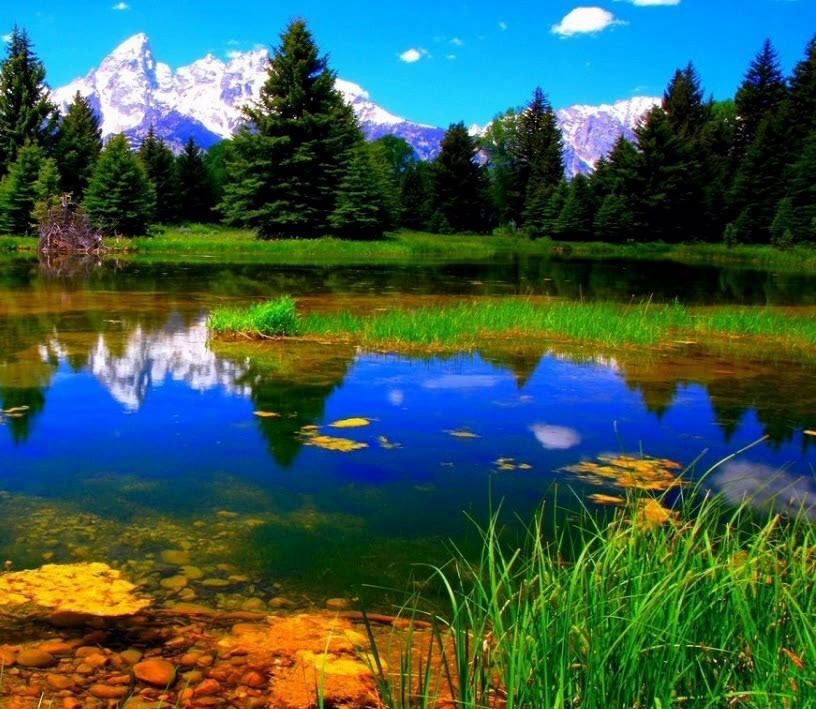
#> input picture zaw_avs_materials/lab06_fp/left_panorama.jpg, 816 x 709 px
$ python Exercise_4.py
#> lines starting #> are read from the running program, lines starting #| are printed output that depends on the picture
import numpy as np
import cv2
from pathlib import Path

import matplotlib.pyplot as plt
import scipy.ndimage.filters as filters
from scipy.ndimage import maximum_filter

# import sys
# sys.path.append('../zaw_avs_materials/lab06_fp')
import pm


#####################################################################3
########################  import files path
#####################################################################3
parent_dir = Path(__file__).resolve().parent.parent
path = parent_dir.as_posix()
image_dir = path +  "/zaw_avs_materials/" + "lab06_fp/"
img_1_path = image_dir + "left_panorama.jpg"
img_2_path = image_dir + "right_panorama.jpg"

def read_frame(image_path):
    I = cv2.imread(image_path)
#> I is the input picture: shape (709, 816, 3); mean B, G, R 78.4, 90.3, 57.4
    I = cv2.cvtColor(I, cv2.COLOR_BGR2GRAY).astype(np.uint8)
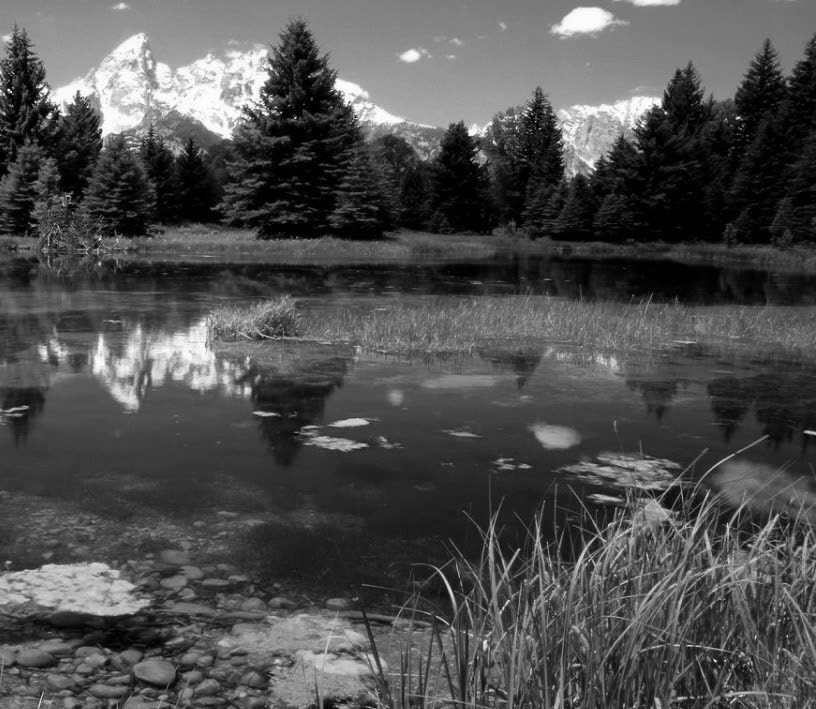
#> I: shape (709, 816); min 0, max 255, mean 79.1
    return I


if __name__ == "__main__":
    left_panorama = read_frame(img_1_path)
    right_panorama = read_frame(img_2_path)
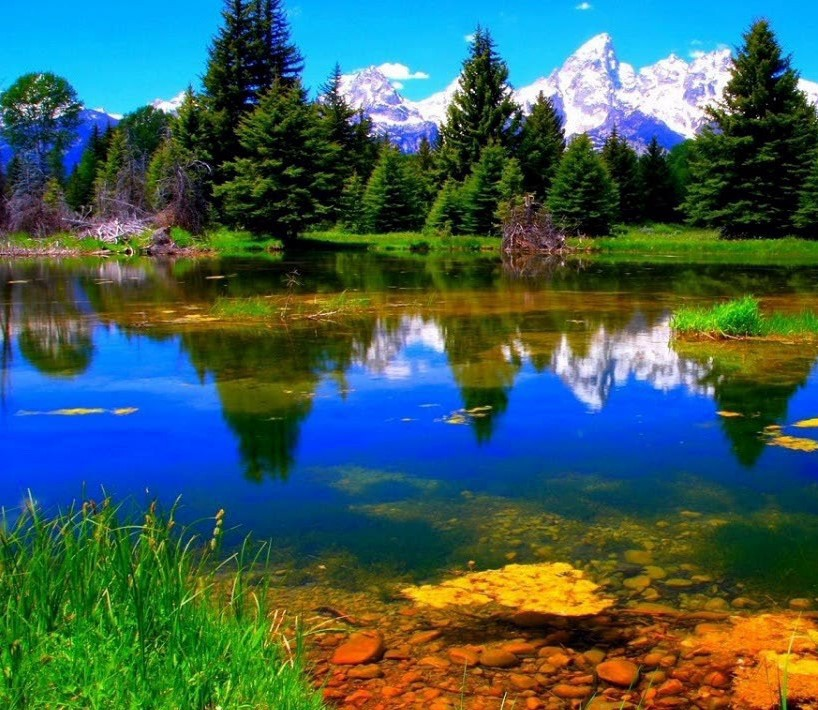
#> input picture zaw_avs_materials/lab06_fp/right_panorama.jpg, 818 x 710 px
#> in read_frame, I is the input picture: shape (710, 818, 3); mean B, G, R 88, 94.5, 62.3
#> in read_frame (call 2), `I = cv2.cvtColor(I, cv2.COLOR_BGR2GRAY).astype(np.uint8)`:
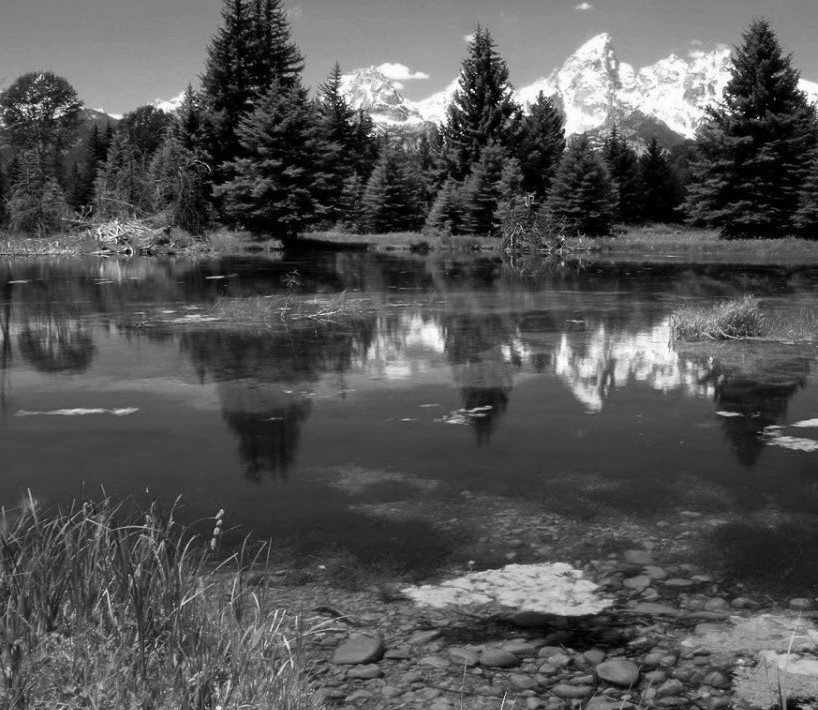
#> I: shape (710, 818); min 0, max 255, mean 84.1

    left_orb = cv2.ORB_create()
    right_orb = cv2.ORB_create()

    # Detect keypoints and compute descriptors
    left_keypoints, left_descriptors = left_orb.detectAndCompute(left_panorama, None)
#> left_keypoints = 500 keypoints; strongest (x, y, size): (100, 130, 31), (60, 113, 31), (49, 114, 31), (738, 117, 31)
    right_keypoints, right_descriptors = left_orb.detectAndCompute(right_panorama, None)
#> right_keypoints = 500 keypoints; strongest (x, y, size): (472, 90, 31), (128, 250, 31), (127, 251, 37.2), (563, 130, 31)

    # Draw keypoints on the image
    left_output_image = cv2.drawKeypoints(left_panorama, left_keypoints, None, color=(0, 255, 0), flags=0)
    right_output_image = cv2.drawKeypoints(right_panorama, right_keypoints, None, color=(0, 255, 0), flags=0)

    cv2.imshow('ORB Keypoints', left_output_image)
    cv2.imshow('ORB right Keypoints', right_output_image)
    cv2.waitKey(0)

    bf = cv2.BFMatcher(cv2.NORM_HAMMING)

    # Match descriptors, brute force
    matches = bf.match(left_descriptors, right_descriptors)
#> matches = 500 matches

    best_matches = sorted(matches, key=lambda x: x.distance)
#> best_matches = 500 matches

    # Draw top 50 matches
    matched_img = cv2.drawMatches(left_panorama, left_keypoints, right_panorama, right_keypoints, best_matches[:50], None, flags=2)
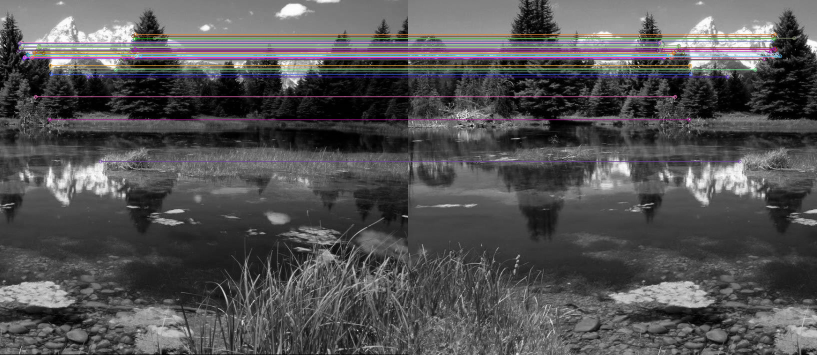
#> matched_img: shape (710, 1634, 3) (shown at 1/2 size); mean of channels 0, 1, 2 83.1, 82, 83.2; drawn as B, G, R

    # Show result
    cv2.imshow('Matches', matched_img)
    cv2.waitKey(0)
    cv2.destroyAllWindows()

    # Extract keypoint coordinates
    keypointsL = np.float32([kp.pt for kp in left_keypoints])
#> keypointsL = 500 pairs, first value 32 to 750.2, second value 60.48 to 660
    keypointsR = np.float32([kp.pt for kp in right_keypoints])
#> keypointsR = 500 pairs, first value 32 to 772, second value 55.3 to 594

    # Get matched points from both images
    ptsA = np.float32([keypointsL[m.queryIdx] for m in matches])
#> ptsA has the same summary as keypointsL
    ptsB = np.float32([keypointsR[m.trainIdx] for m in matches])
#> ptsB = 500 pairs, first value 54 to 772, second value 55.3 to 591.2

    H, _ = cv2.findHomography(ptsA, ptsB, cv2.RANSAC)
#> H = [[1, 0.00122, 462.9], [0.000601, 1, -0.271], [6.88e-06, 3.27e-06, 1]]

    width = right_panorama.shape[0] + left_panorama.shape[0]
#> width = 1419
    height = right_panorama.shape[1] + left_panorama.shape[1]
#> height = 1634

    result = cv2.warpPerspective(left_panorama, H, (width, height))
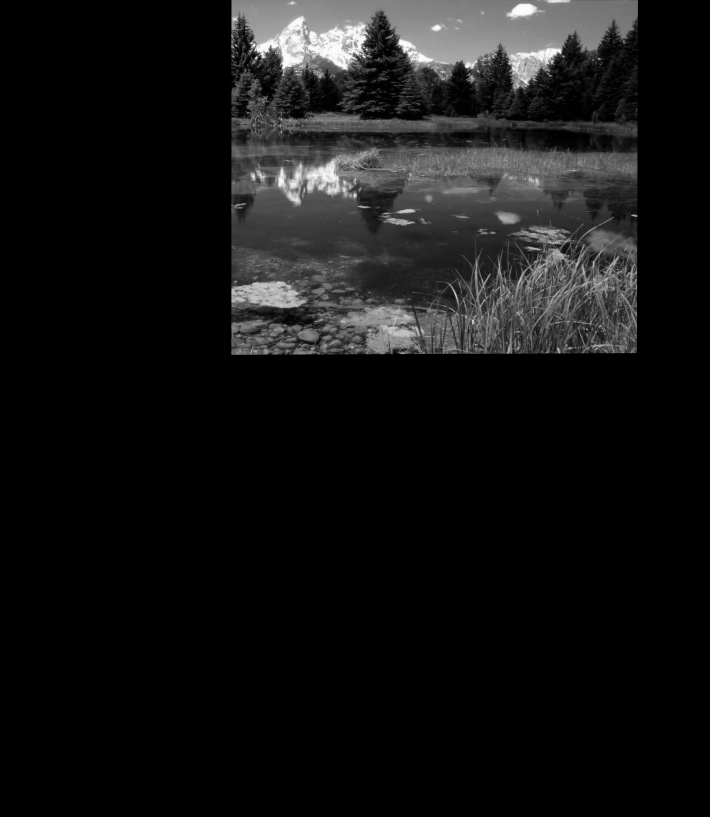
#> result: shape (1634, 1419) (shown at 1/2 size); min 0, max 255, mean 19.6
    result[0: right_panorama.shape[0], 0: right_panorama.shape[1]] = right_panorama
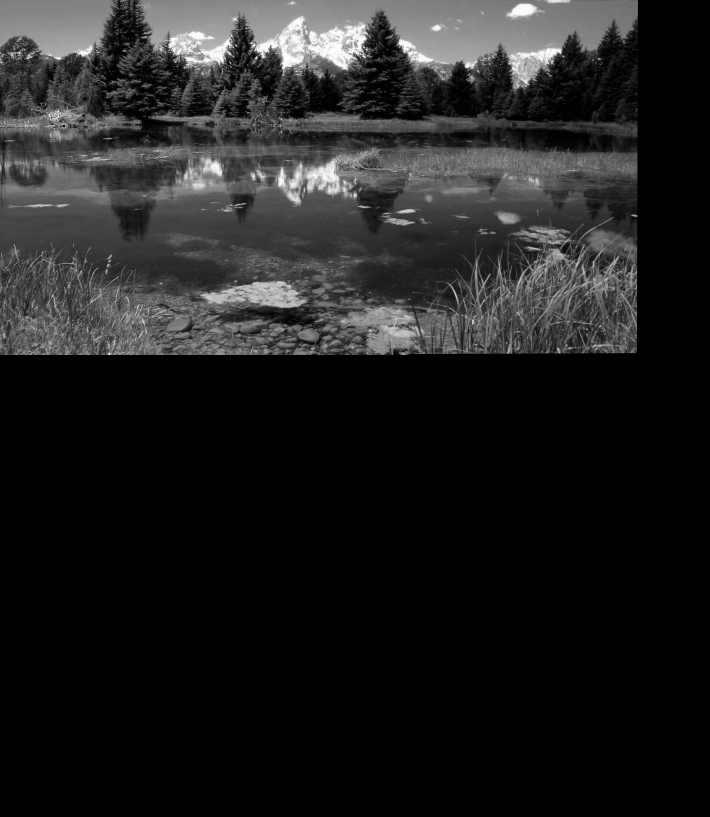
#> result: shape (1634, 1419) (shown at 1/2 size); min 0, max 255, mean 31.4

    # Show result
    cv2.imshow('rotation', result)
    cv2.waitKey(0)
    cv2.destroyAllWindows()
